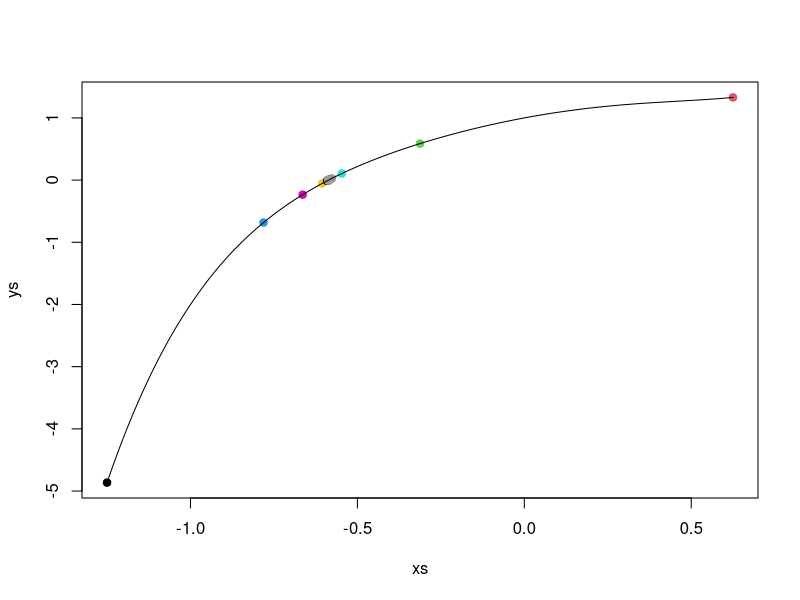
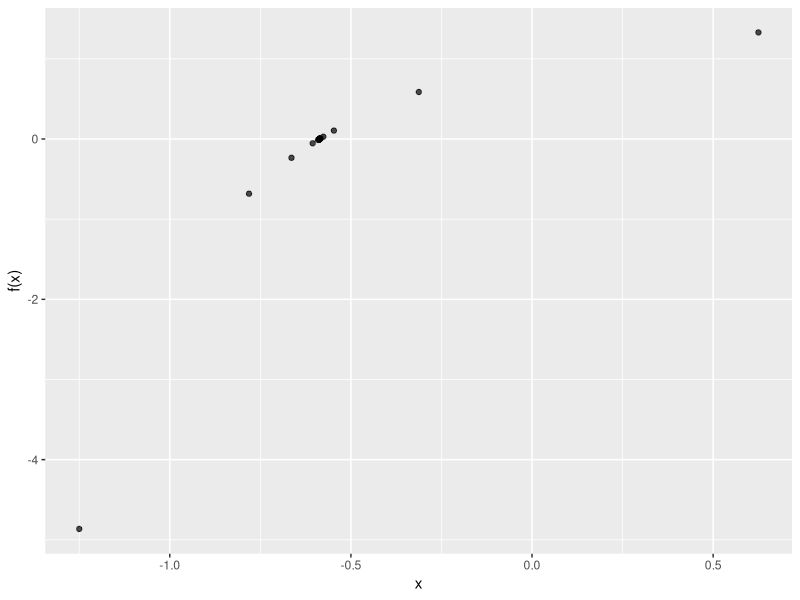

The R source for these figures, in order: (Note: this script raises an error after producing the figures.)
## Actividad - Bisección

biseccion_un_paso = function(fun, intervalo, tol = 1e-4){
    # Punto medio del intervalo
    medio = mean(intervalo)
    # Evaluo la función en los tres puntos
    fmedio = fun(medio)
    fizq = fun(intervalo[1])
    fder = fun(intervalo[2])
    # Defino el siguiente intervalo
    cual = which(fmedio * c(fizq, fder) < 0)
    intervalo_nuevo = sort(c(intervalo[cual], medio))
    ## Chequeo la tolerancia
    flag = (fun(intervalo_nuevo[2]) - fun(intervalo_nuevo[1])) < tol
    ## Devuelvo el
    return(list(fun = fun,
                intervalo = intervalo_nuevo,
                flag = flag))
}

iterar_funcion = function(fun_iterar, fun, intervalo_inicial, tol=1e-4) {
    intervalo = intervalo_inicial
    salida = FALSE
    while (!salida) {
        res = fun_iterar(fun, intervalo, tol)
        intervalo = res$intervalo
        salida = res$flag
    }
    return(res)
}
    
biseccion_recursiva = function(fun, intervalo, tol = 1e-4){
    ## Punto medio del intervalo
    medio = mean(intervalo)
    ## Evaluo la función en los tres puntos
    fmedio = fun(medio)
    fizq = fun(intervalo[1])
    fder = fun(intervalo[2])
    ## Defino el siguiente intervalo
    cual = which(fmedio * c(fizq, fder) < 0)
    intervalo_nuevo = sort(c(intervalo[cual], medio))
    ## Chequeo la tolerancia
    flag = (fun(intervalo_nuevo[2]) - fun(intervalo_nuevo[1])) < tol
    ## Llamo a la misma función!
    if (!flag) {
        ret = biseccion_recursiva(fun, intervalo_nuevo)
    }
    # Cuando termina duvuelvo el último resultado
    return(ret)
}


# 4. Modifique la función `iterar_funcion` para registrar todas las iteraciones # del método para hacer un gráfico de la trayectoria. 

iterar_funcion_track = function(fun_iterar, fun, intervalo_inicial, tol=1e-4) {
    intervalo = intervalo_inicial
    salida = FALSE
    trace = c()
    while (!salida) {
        res = fun_iterar(fun, intervalo, tol)
        intervalo = res$intervalo
        salida = res$flag
        trace = c(trace, c(mean(intervalo), fun(mean(intervalo))))
    }
    return(trace)
}

fun_verdad = function(x) {1+x-x^2+x^5}

trace = iterar_funcion_track(biseccion_un_paso, fun_verdad, c(-5,10), tol = 1e-15)

puntos = split(trace, 1:2)
xs = puntos$`1`
ys = puntos$`2`
plot(xs, ys, col=1:length(xs), pch=19)
curve(fun_verdad(x), min(xs), max(xs), add = TRUE)

library(ggplot2)
## En ggplot
p <- ggplot(
  data.frame(x=xs, y=ys, iter = 1:length(xs)), 
  aes(x = xs, y = ys)
  ) +
  geom_point(show.legend = FALSE, alpha = 0.7) +
  scale_color_viridis_d() +
  scale_size(range = c(2, 12)) +
    labs(x = "x", y = "f(x)")
p

p_anim = p + transition_time(iter) +
    labs(title = "Iteración: {iter}")
